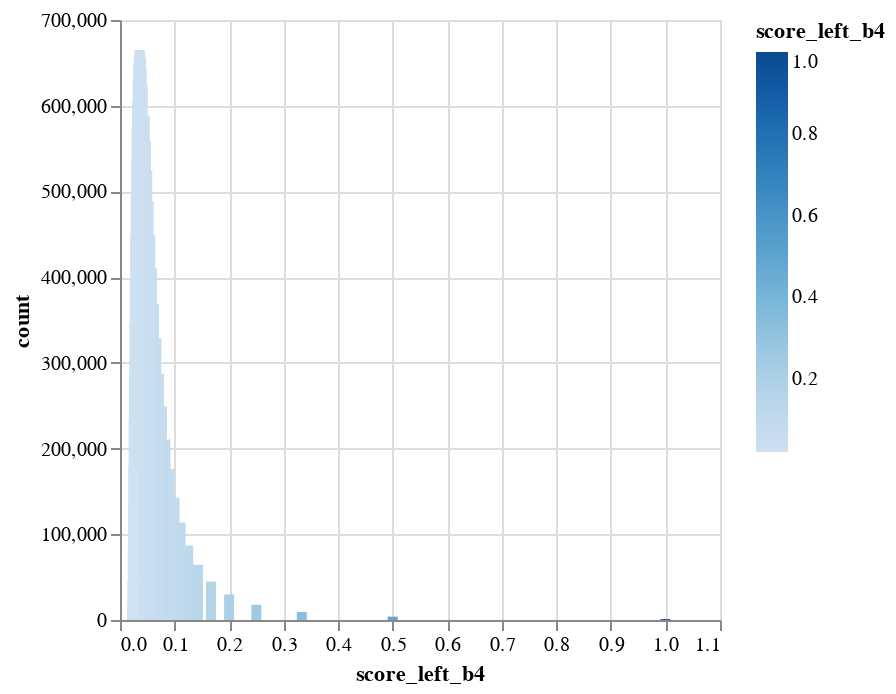
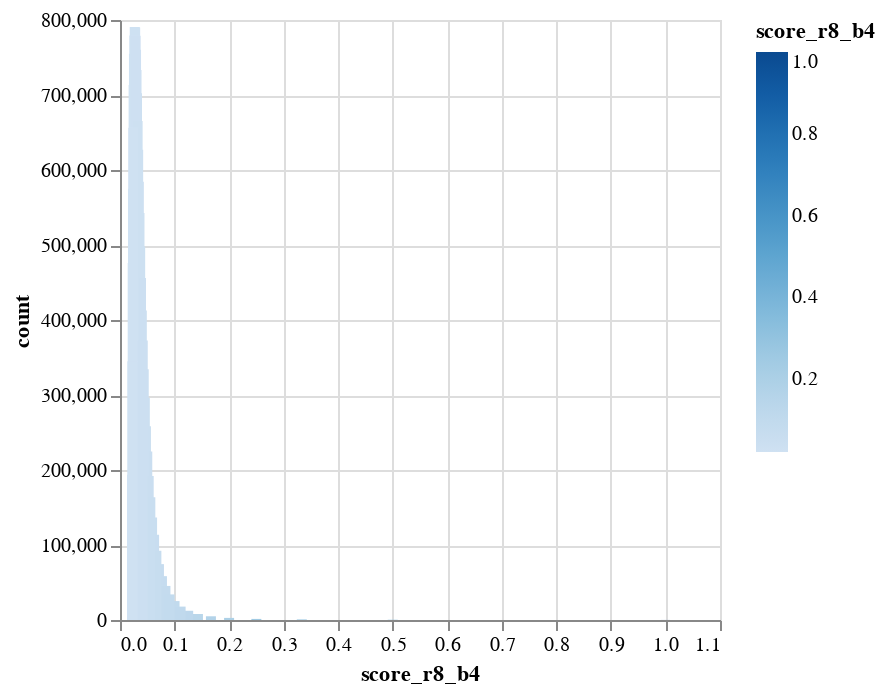

Notebook source saved alongside these figures, in order:
### Code cell
show_b_stats('score_left_b4')
show_b_stats('score_r8_b4')

### Figure 1 — Vega-Lite specification as saved in the notebook (floating-point values rounded to 4 significant figures)
{"config": {"view": {"continuousWidth": 300, "continuousHeight": 300}}, "data": {"name": "data-5d2b42035cb419ea6e54e576e7bc3e2e"}, "mark": {"type": "bar", "tooltip": true}, "encoding": {"color": {"field": "score_left_b4", "type": "quantitative"}, "x": {"field": "score_left_b4", "type": "quantitative"}, "y": {"field": "count", "type": "quantitative"}}, "params": [{"name": "param_15", "select": {"type": "interval", "encodings": ["x", "y"]}, "bind": "scales"}], "$schema": "https://vega.github.io/schema/vega-lite/v5.20.1.json", "datasets": {"data-5d2b42035cb419ea6e54e576e7bc3e2e": [{"score_left_b4": 0.0233, "count": 82862}, {"score_left_b4": 0.0769, "count": 249049}, {"score_left_b4": 0.125, "count": 86736}, {"score_left_b4": 0.0333, "count": 648382}, {"score_left_b4": 0.0476, "count": 558748}, {"score_left_b4": 0.0588, "count": 410111}, {"score_left_b4": 0.025, "count": 234951}, {"score_left_b4": 0.0833, "count": 210618}, {"score_left_b4": 0.5, "count": 3938}, {"score_left_b4": 0.037, "count": 663635}, {"score_left_b4": 0.0714, "count": 287253}, {"score_left_b4": 0.1, "count": 142677}, {"score_left_b4": 0.0345, "count": 659646}, {"score_left_b4": 0.3333, "count": 9410}, {"score_left_b4": 0.0278, "count": 449502}, {"score_left_b4": 0.0222, "count": 16103}, {"score_left_b4": 0.0256, "count": 288902}, {"score_left_b4": 0.0312, "count": 605690}, {"score_left_b4": 0.0238, "count": 129740}, {"score_left_b4": 0.0625, "count": 368342}, {"score_left_b4": 0.04, "count": 642862}, {"score_left_b4": 0.0263, "count": 345464}, {"score_left_b4": 0.027, "count": 397509}, {"score_left_b4": 0.05, "count": 524085}, {"score_left_b4": 0.0294, "count": 538220}, {"score_left_b4": 0.0667, "count": 328585}, {"score_left_b4": 0.0303, "count": 573931}, {"score_left_b4": 0.1111, "count": 113677}, {"score_left_b4": 0.25, "count": 17753}, {"score_left_b4": 0.0455, "count": 588350}, {"score_left_b4": 0.0286, "count": 494960}, {"score_left_b4": 0.0357, "count": 664974}, {"score_left_b4": 0.1429, "count": 64406}, {"score_left_b4": 1.0, "count": 1031}, {"score_left_b4": 0.0435, "count": 581413}, {"score_left_b4": 0.2, "count": 29765}, {"score_left_b4": 0.0323, "count": 629626}, {"score_left_b4": 0.0909, "count": 176136}, {"score_left_b4": 0.0385, "count": 655992}, {"score_left_b4": 0.0244, "count": 179492}, {"score_left_b4": 0.0227, "count": 45145}, {"score_left_b4": 0.1667, "count": 44909}, {"score_left_b4": 0.0417, "count": 623515}, {"score_left_b4": 0.0526, "count": 488582}, {"score_left_b4": 0.0556, "count": 449018}]}}

### Figure 2 — Vega-Lite specification as saved in the notebook (floating-point values rounded to 4 significant figures)
{"config": {"view": {"continuousWidth": 300, "continuousHeight": 300}}, "data": {"name": "data-c7e5d33359bfa130df85094e9eca1fa2"}, "mark": {"type": "bar", "tooltip": true}, "encoding": {"color": {"field": "score_r8_b4", "type": "quantitative"}, "x": {"field": "score_r8_b4", "type": "quantitative"}, "y": {"field": "count", "type": "quantitative"}}, "params": [{"name": "param_16", "select": {"type": "interval", "encodings": ["x", "y"]}, "bind": "scales"}], "$schema": "https://vega.github.io/schema/vega-lite/v5.20.1.json", "datasets": {"data-c7e5d33359bfa130df85094e9eca1fa2": [{"score_r8_b4": 0.0588, "count": 136677}, {"score_r8_b4": 0.0333, "count": 627015}, {"score_r8_b4": 0.0476, "count": 258255}, {"score_r8_b4": 0.025, "count": 713193}, {"score_r8_b4": 0.0769, "count": 58470}, {"score_r8_b4": 0.125, "count": 12321}, {"score_r8_b4": 0.0233, "count": 476055}, {"score_r8_b4": 0.0714, "count": 74484}, {"score_r8_b4": 0.1, "count": 25233}, {"score_r8_b4": 0.0833, "count": 45433}, {"score_r8_b4": 0.037, "count": 498061}, {"score_r8_b4": 0.5, "count": 218}, {"score_r8_b4": 0.0256, "count": 755040}, {"score_r8_b4": 0.3333, "count": 638}, {"score_r8_b4": 0.0278, "count": 790019}, {"score_r8_b4": 0.0312, "count": 702430}, {"score_r8_b4": 0.0222, "count": 193818}, {"score_r8_b4": 0.0345, "count": 584324}, {"score_r8_b4": 0.0263, "count": 779220}, {"score_r8_b4": 0.027, "count": 790718}, {"score_r8_b4": 0.0238, "count": 574975}, {"score_r8_b4": 0.0625, "count": 113628}, {"score_r8_b4": 0.04, "count": 412592}, {"score_r8_b4": 0.0294, "count": 760254}, {"score_r8_b4": 0.0357, "count": 542604}, {"score_r8_b4": 0.0303, "count": 733376}, {"score_r8_b4": 0.1111, "count": 17878}, {"score_r8_b4": 0.25, "count": 1452}, {"score_r8_b4": 0.0455, "count": 296057}, {"score_r8_b4": 0.0667, "count": 92325}, {"score_r8_b4": 0.05, "count": 224622}, {"score_r8_b4": 0.0286, "count": 778990}, {"score_r8_b4": 0.0435, "count": 334259}, {"score_r8_b4": 0.2, "count": 2816}, {"score_r8_b4": 0.0323, "count": 665333}, {"score_r8_b4": 1.0, "count": 45}, {"score_r8_b4": 0.1429, "count": 8010}, {"score_r8_b4": 0.0385, "count": 456067}, {"score_r8_b4": 0.0244, "count": 656202}, {"score_r8_b4": 0.0909, "count": 34128}, {"score_r8_b4": 0.1667, "count": 4963}, {"score_r8_b4": 0.0227, "count": 345103}, {"score_r8_b4": 0.0526, "count": 192050}, {"score_r8_b4": 0.0556, "count": 163611}, {"score_r8_b4": 0.0417, "count": 372733}]}}
